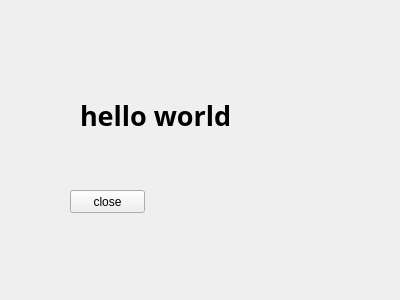
<?xml version="1.0" encoding="UTF-8"?>
<ui version="4.0">
 <class>Widget</class>
 <widget class="QWidget" name="Widget">
  <property name="geometry">
   <rect>
    <x>0</x>
    <y>0</y>
    <width>400</width>
    <height>300</height>
   </rect>
  </property>
  <property name="windowTitle">
   <string>Widget</string>
  </property>
  <widget class="QLabel" name="label">
   <property name="geometry">
    <rect>
     <x>80</x>
     <y>90</y>
     <width>151</width>
     <height>51</height>
    </rect>
   </property>
   <property name="font">
    <font>
     <family>Agency FB</family>
     <pointsize>20</pointsize>
     <weight>75</weight>
     <bold>true</bold>
    </font>
   </property>
   <property name="text">
    <string>hello world</string>
   </property>
  </widget>
  <widget class="QPushButton" name="btn_Close">
   <property name="geometry">
    <rect>
     <x>70</x>
     <y>190</y>
     <width>75</width>
     <height>23</height>
    </rect>
   </property>
   <property name="text">
    <string>close</string>
   </property>
  </widget>
 </widget>
 <layoutdefault spacing="6" margin="11"/>
 <resources/>
 <connections>
  <connection>
   <sender>btn_Close</sender>
   <signal>clicked()</signal>
   <receiver>Widget</receiver>
   <slot>close()</slot>
   <hints>
    <hint type="sourcelabel">
     <x>107</x>
     <y>201</y>
    </hint>
    <hint type="destinationlabel">
     <x>199</x>
     <y>149</y>
    </hint>
   </hints>
  </connection>
 </connections>
</ui>
